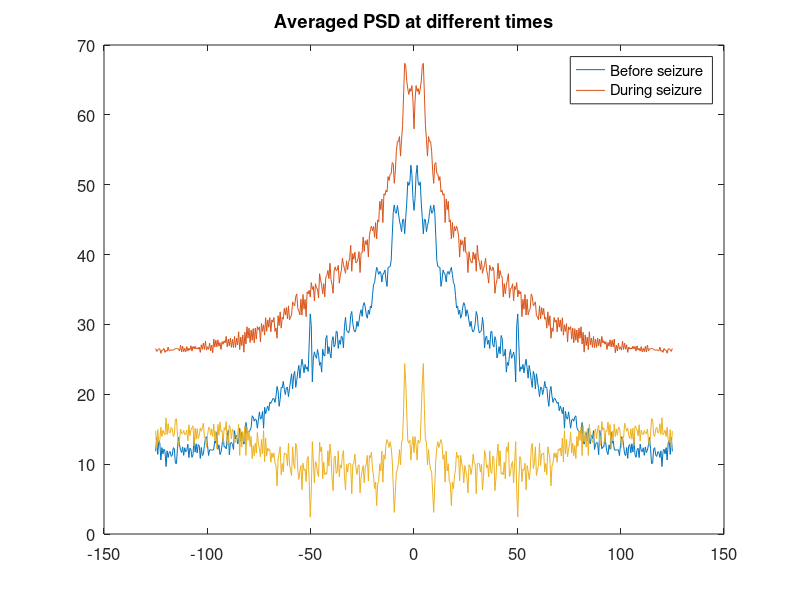

MATLAB code for this plot:
clear;
load('data_assignment.mat');
signal = EEG(12,:);

hold off;

before(1, 499) = 0;
during(1, 499) = 0;

for i = 1:20
   before = before + abs(fft(xcorr(signal(1+(i-1)*250:i*250))));   
end

for i = 1:20
   during = during + abs(fft(xcorr(signal(12501+(i-1)*250:12500+i*250))));   
end

plot(linspace(-125, 125, 499), 10 * log10(fftshift((before/50))));
hold on;
plot(linspace(-125, 125, 499), 10  *log10(fftshift((during/50))));

plot(linspace(-125, 125, 499), 10  *log10(fftshift((during/50))) -  10 * log10(fftshift((before/50))));
legend('Before seizure','During seizure')
title('Averaged PSD at different times');
set(gca,'FontSize',12)